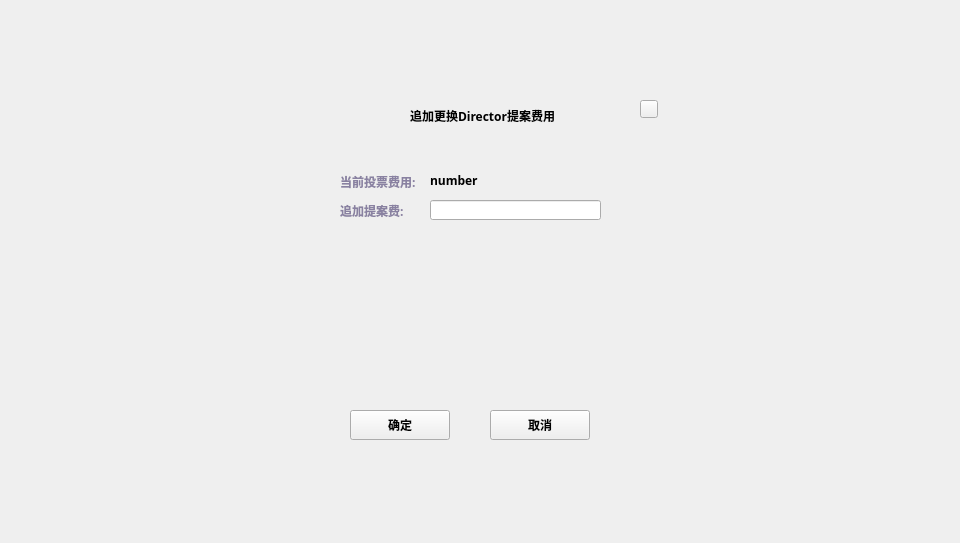
<?xml version="1.0" encoding="UTF-8"?>
<ui version="4.0">
 <class>AddPledgeDialog</class>
 <widget class="QDialog" name="AddPledgeDialog">
  <property name="geometry">
   <rect>
    <x>0</x>
    <y>0</y>
    <width>960</width>
    <height>543</height>
   </rect>
  </property>
  <property name="windowTitle">
   <string>Dialog</string>
  </property>
  <widget class="QWidget" name="widget" native="true">
   <property name="geometry">
    <rect>
     <x>0</x>
     <y>0</y>
     <width>960</width>
     <height>543</height>
    </rect>
   </property>
   <property name="font">
    <font>
     <family>Microsoft YaHei UI Light</family>
     <weight>75</weight>
     <bold>true</bold>
    </font>
   </property>
   <widget class="QWidget" name="containerWidget" native="true">
    <property name="geometry">
     <rect>
      <x>290</x>
      <y>90</y>
      <width>371</width>
      <height>371</height>
     </rect>
    </property>
    <property name="font">
     <font>
      <family>微软雅黑</family>
     </font>
    </property>
    <widget class="QToolButton" name="cancelBtn">
     <property name="geometry">
      <rect>
       <x>200</x>
       <y>320</y>
       <width>100</width>
       <height>30</height>
      </rect>
     </property>
     <property name="font">
      <font>
       <family>Microsoft YaHei UI Light</family>
       <weight>75</weight>
       <bold>true</bold>
      </font>
     </property>
     <property name="cursor">
      <cursorShape>PointingHandCursor</cursorShape>
     </property>
     <property name="styleSheet">
      <string notr="true"/>
     </property>
     <property name="text">
      <string>取消</string>
     </property>
    </widget>
    <widget class="QLabel" name="nameLabel">
     <property name="geometry">
      <rect>
       <x>120</x>
       <y>10</y>
       <width>211</width>
       <height>31</height>
      </rect>
     </property>
     <property name="font">
      <font>
       <family>Microsoft YaHei UI Light</family>
       <weight>75</weight>
       <bold>true</bold>
      </font>
     </property>
     <property name="text">
      <string>追加更换Director提案费用</string>
     </property>
    </widget>
    <widget class="QToolButton" name="okBtn">
     <property name="geometry">
      <rect>
       <x>60</x>
       <y>320</y>
       <width>100</width>
       <height>30</height>
      </rect>
     </property>
     <property name="font">
      <font>
       <family>Microsoft YaHei UI Light</family>
       <weight>75</weight>
       <bold>true</bold>
      </font>
     </property>
     <property name="cursor">
      <cursorShape>PointingHandCursor</cursorShape>
     </property>
     <property name="styleSheet">
      <string notr="true"/>
     </property>
     <property name="text">
      <string>确定</string>
     </property>
    </widget>
    <widget class="QToolButton" name="closeBtn">
     <property name="geometry">
      <rect>
       <x>350</x>
       <y>10</y>
       <width>18</width>
       <height>18</height>
      </rect>
     </property>
     <property name="cursor">
      <cursorShape>PointingHandCursor</cursorShape>
     </property>
     <property name="focusPolicy">
      <enum>Qt::NoFocus</enum>
     </property>
     <property name="styleSheet">
      <string notr="true"/>
     </property>
     <property name="text">
      <string/>
     </property>
    </widget>
    <widget class="QLabel" name="label_2">
     <property name="geometry">
      <rect>
       <x>50</x>
       <y>81</y>
       <width>81</width>
       <height>21</height>
      </rect>
     </property>
     <property name="styleSheet">
      <string notr="true">QLabel{color: rgb(137,129,161);
font: 11px &quot;Microsoft YaHei UI Light&quot;;}</string>
     </property>
     <property name="text">
      <string>当前投票费用:</string>
     </property>
    </widget>
    <widget class="QLabel" name="currentPledge">
     <property name="geometry">
      <rect>
       <x>140</x>
       <y>80</y>
       <width>211</width>
       <height>21</height>
      </rect>
     </property>
     <property name="text">
      <string>number</string>
     </property>
    </widget>
    <widget class="QStackedWidget" name="stackedWidget_fee">
     <property name="geometry">
      <rect>
       <x>50</x>
       <y>140</y>
       <width>221</width>
       <height>151</height>
      </rect>
     </property>
    </widget>
    <widget class="QLabel" name="label_4">
     <property name="geometry">
      <rect>
       <x>50</x>
       <y>110</y>
       <width>91</width>
       <height>21</height>
      </rect>
     </property>
     <property name="styleSheet">
      <string notr="true">QLabel{color: rgb(137,129,161);
font: 11px &quot;Microsoft YaHei UI Light&quot;;}</string>
     </property>
     <property name="text">
      <string>追加提案费:</string>
     </property>
    </widget>
    <widget class="QLineEdit" name="lineEdit_feeNumber">
     <property name="geometry">
      <rect>
       <x>140</x>
       <y>110</y>
       <width>171</width>
       <height>20</height>
      </rect>
     </property>
     <property name="placeholderText">
      <string/>
     </property>
    </widget>
   </widget>
  </widget>
 </widget>
 <resources/>
 <connections/>
</ui>
